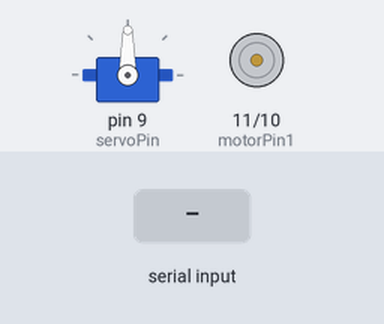
Recording of a sketch running on a simulated Arduino Uno, built with avr-gcc and run on an emulated ATmega328P. Shown: servo, motor-driver pin pairs drawn as motors (green arrow = first pin HIGH = forward, orange = second pin HIGH = backward, longer = more drive). The test bench sets the inputs (shaded band).

Above: at 1.2 s.
1.3 s: "a:$" received over Serial
At 1.6 s:
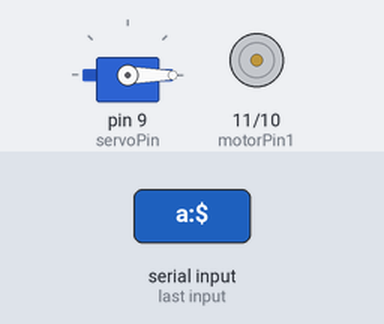
2.8 s: "f:90$" received over Serial
At 3.05 s:
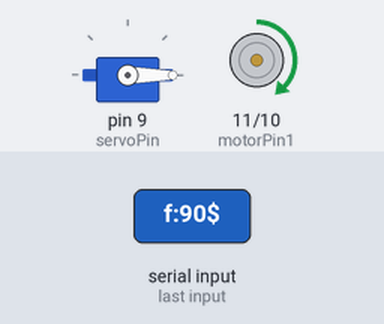
4.8 s: "b:90$" received over Serial
At 5.05 s:
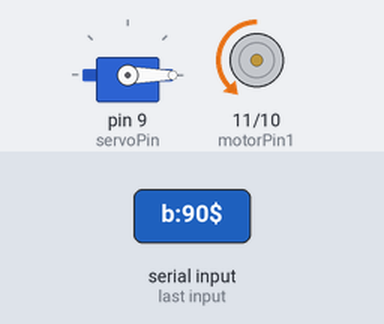
Timing chart, 0 to 7.8 s (numbered marks = the images above; inputs shaded):
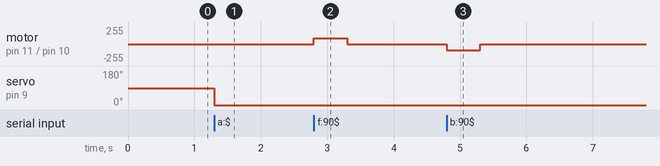

Measured:
- after the input at 1.3 s, servo on pin 9 (servoPin): 90° → 0° at once
- after the input at 2.8 s, motor on pin 11 (motorPin1) / pin 10 (motorPin2): stopped → forward 90/255 at once, → stopped 0.50 s later
- after the input at 4.8 s, motor on pin 11 (motorPin1) / pin 10 (motorPin2): stopped → backward 90/255 at once, → stopped 0.50 s later

The sketch:

arduino_code.ino
```cpp
#include <Servo.h>

Servo myServo;

const int motorPin1 = 11;
const int motorPin2 = 10;
const int servoPin  = 9;

unsigned long lastCommandTime = 0;
bool motorRunning = false;

void setup() {
  Serial.begin(115200);
  myServo.attach(servoPin);
  pinMode(motorPin1, OUTPUT);
  pinMode(motorPin2, OUTPUT);
}

void loop() {
  if (Serial.available()) {
    String cmd = Serial.readStringUntil('$');
    cmd.trim();

    if (cmd.startsWith("f:")) {
      int speed = cmd.substring(2).toInt();
      analogWrite(motorPin1, speed);
      analogWrite(motorPin2, 0);
      motorRunning = true;
    }
    else if (cmd.startsWith("b:")) {
      int speed = cmd.substring(2).toInt();
      analogWrite(motorPin1, 0);
      analogWrite(motorPin2, speed);
      motorRunning = true;
    }
    else if (cmd.startsWith("s:")) {
      analogWrite(motorPin1, 0);
      analogWrite(motorPin2, 0);
      motorRunning = false;
    }
    else if (cmd.startsWith("a:")) {
      int angle = cmd.substring(2).toInt();
      myServo.write(angle);
    }

    lastCommandTime = millis();
  }

  if (motorRunning && (millis() - lastCommandTime > 500)) {
    analogWrite(motorPin1, 0);
    analogWrite(motorPin2, 0);
    motorRunning = false;
  }
}
```
